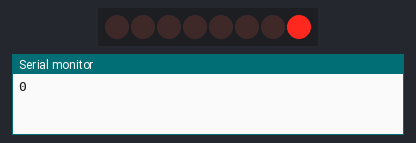
This sketch was run on a simulated Arduino Uno, built with avr-gcc and run on an emulated ATmega328P. On the bench: 8 shift-register outputs drawn as a row of LEDs (first output left, lit = HIGH), the last lines printed to the serial monitor. Wiring (inferred from the names in the program): shift register (74HC595): data pin 12; shift clock pin 9; latch pin 11. Wiring (inferred from the signals the program sends): row of LEDs: on Q0, Q1, Q2, Q3, Q4, Q5, Q6, Q7.

Above: at 1.1 s.
At 11.1 s:
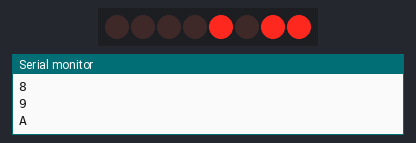
At 12.1 s:
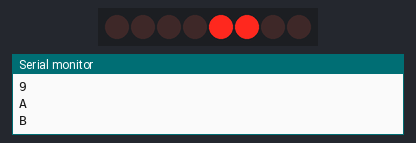
At 13.1 s:
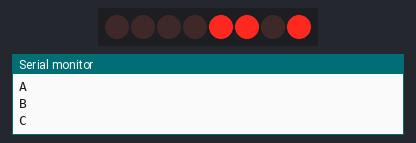
At 15.1 s:
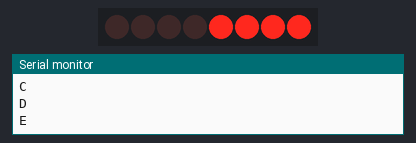
At 32.1 s:
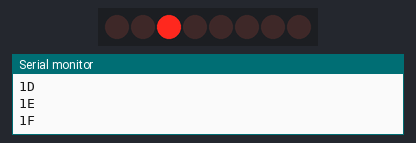
Timing chart, 0 to 40.0 s (numbered marks = the images above):
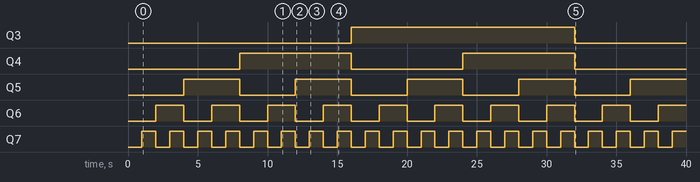

Measured:
- by itself, Q3: LOW → HIGH at 16.0 s, → LOW 16.0 s later
- by itself, Q4: alternates HIGH for 8.0 s and LOW for 8.0 s
- by itself, Q5: alternates HIGH for 4.0 s and LOW for 4.0 s
- by itself, Q6: alternates HIGH for 2.0 s and LOW for 2.0 s
- by itself, Q7: alternates HIGH for 1.0 s and LOW for 1.0 s

The sketch:

Hexcounter595LEDs.ino
```cpp
int latchPin=11;
int clockPin=9;
int dataPin=12; // for sending data
int dt=1000;

byte LED0s=0x00;

void setup() {
  // put your setup code here, to run once:
  Serial.begin(9600);
  pinMode(latchPin, OUTPUT);
  pinMode(dataPin, OUTPUT);
  pinMode(clockPin, OUTPUT);
}

void loop() {
  // put your main code here, to run repeatedly:
  // no need to put a for loop upto 0xff as it overflows to 00
  digitalWrite(latchPin, LOW);
  shiftOut(dataPin,clockPin, LSBFIRST, LED0s);
  digitalWrite(latchPin, HIGH);
  delay(dt);
  Serial.println(LED0s,HEX);
  LED0s = LED0s+1;

}
```
